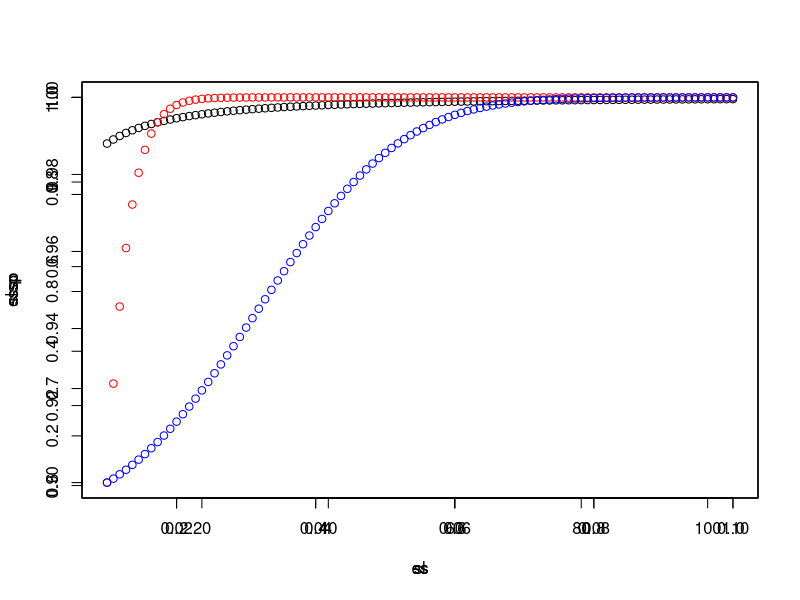
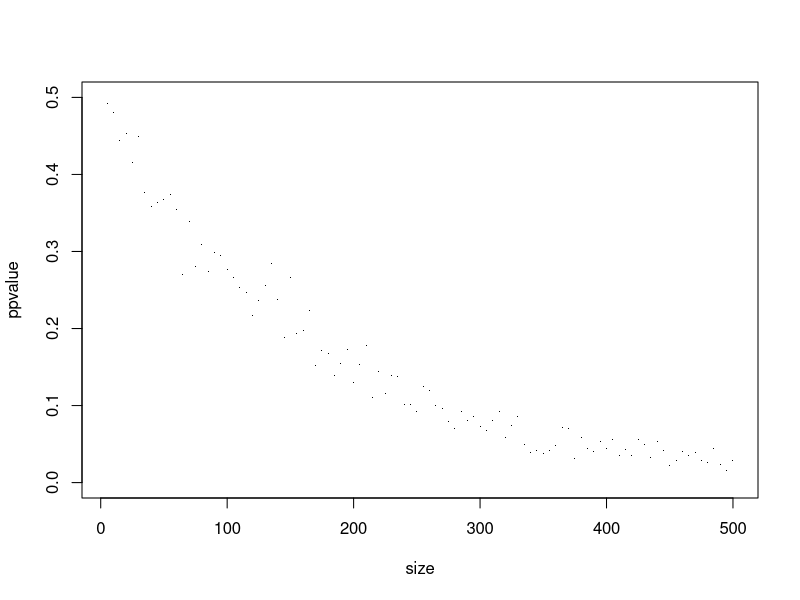
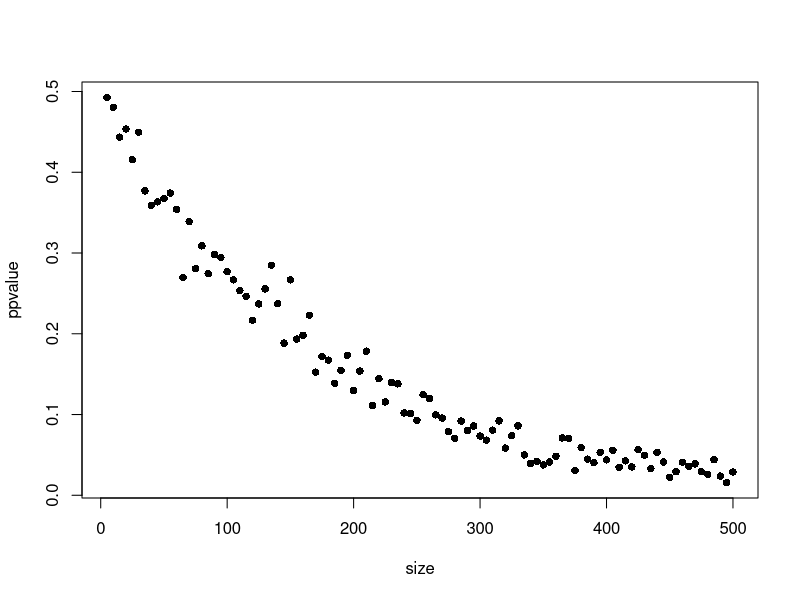

R code for these plots, in order:
# 2. one sample sample size estimation
n=((1.96*385)/100)^2
m=n/0.95
# recruit 57/60 patients
# 3. two sample sample size estimation
n = 2* (((1.96+0.85)/(0.25/0.42))^2)
# n=44.255, so we need 45 patients
power.t.test(delta = 0.25, sd=0.42, sig.level = 0.05, power = 0.8)$n #n = 45.286
qt(1.96,4)
pnorm(1.96,mean = 0,sd=1)

# qnorm(p,mean,sd) output value on x axis
# pnorm(q,mean,sd) output density on the left side of q

# 3. relationship between statistical power, sample size, significance leve and effect size.
# 3.1
power.t.test(sd=0.5,sig.level = 0.05, alternative = 'two.sided',type = 'two.sample',n=20, delta = 0.4)$power
# power = 0.693

# 3.2
power.t.test(sd=0.5,sig.level = 0.1, alternative = 'two.sided',type = 'two.sample',n=20, delta = 0.4)$power
# power = 0.799, power increase as significant level increase

# 3.3
power.t.test(sd=0.5,sig.level = 0.05, alternative = 'two.sided',type = 'two.sample',n=10, delta = 0.4)$power
# power = 0.395, power decrease as sample size decrease

# 3.4
power.t.test(sd=0.5,sig.level = 0.05, alternative = 'two.sided',type = 'two.sample',n=20, delta = 0.8)$power
# power = 0.999, power increase as effect size increase

# 3.5
slsp<-c()
sl<-seq(0.01,0.1,length.out = 100)
for (i in sl){
 slsp<-c(slsp,power.t.test(sd=0.5,sig.level = i, alternative = 'two.sided',type = 'two.sample',n=20, delta = 0.8)$power) 
}
sssp<-c()
ss<-seq(5,104,length.out = 100)
for (i in ss){
  sssp<-c(sssp,power.t.test(sd=0.5,sig.level = 0.05, alternative = 'two.sided',type = 'two.sample',n=i, delta = 0.8)$power) 
}
essp<-c()
es<-seq(0.1,1,length.out = 100)
for (i in es){
  essp<-c(essp,power.t.test(sd=0.5,sig.level = 0.05, alternative = 'two.sided',type = 'two.sample',n=20, delta = i)$power) 
}
plot(sl,slsp,ylim = c(0.9,1))
par(new=T)
plot(ss,sssp,col='red')
par(new=T)
plot(es,essp,col='blue')

# 4. relationship between sample size vs p-value
# 4.1
set.seed(10)
a<-rnorm(5,10,5)
b<-rnorm(5,11,5)
t.test(a,b,paired = F,alternative = 'two.sided',var.equal = T)
# p>0.05, no significant difference between a and b

# 4.2
a<-rnorm(500,10,5)
b<-rnorm(500,11,5)
t.test(a,b,paired = F,alternative = 'two.sided',var.equal = T)
# p<0.05, significant difference

# 4.3
size<-seq.int(5,500,length.out = 100)
ppvalue<-c()
for (i in size){
  pvalue<-c()
  for (j in 1:100){
  a<-rnorm(i,10,5)
  b<-rnorm(i,11,5)
  pvalue<-c(pvalue,t.test(a,b,paired = F,alternative = 'two.sided',var.equal = T)$p.value)
  }
  ppvalue<-c(ppvalue,mean(pvalue))
}
plot(size,ppvalue,xlim=c(5,500), ylim=c(0,0.5),pch='.')
plot(size,ppvalue,pch=16)
